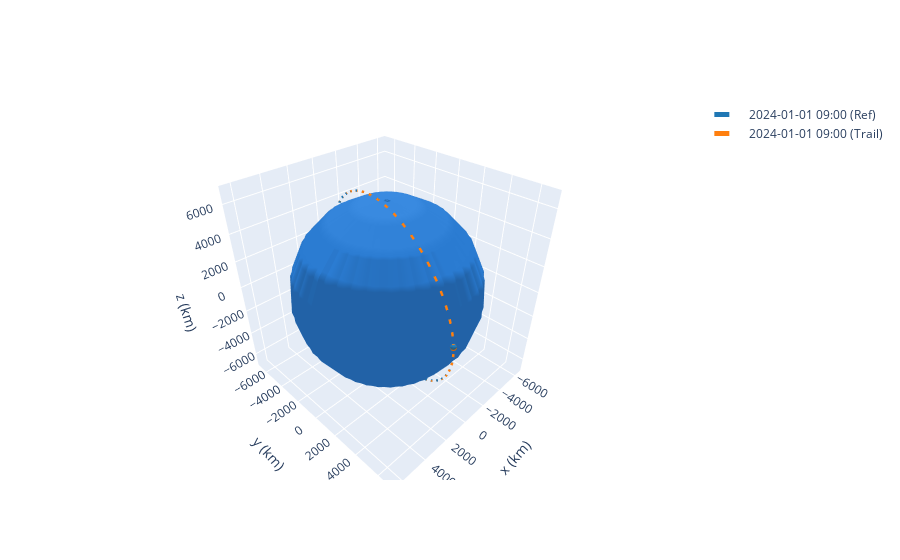

The cell this chart's notebook holds for it:
### Code cell
frame_in = OrbitPlotter3D()
frame_in.plot(reference_orbit_0, label = 'Ref')
frame_in.plot(trailing_orbit_0, label = 'Trail')

### Figure 1 — Plotly figure (JSON) as saved in the notebook; plotly's stock layout.template omitted (floating-point values rounded to 4 significant figures; data arrays with more than 128 entries replaced by an {"elided": "..."} marker saying what was removed)
{"data": [{"cauto": false, "cmax": 1, "cmin": 1, "colorscale": [[0, "#2a7bd1"], [1, "#2a7bd1"]], "name": "Earth", "showscale": false, "type": "surface", "x": {"elided": "20x20 float values"}, "y": {"elided": "20x20 float values"}, "z": {"elided": "20x20 float values"}}, {"line": {"color": "rgb(31, 119, 180)", "dash": "dash", "width": 5}, "mode": "lines", "name": "2024-01-01 09:00 (Ref)", "type": "scatter3d", "x": {"elided": "150 float values"}, "y": {"elided": "150 float values"}, "z": {"elided": "150 float values"}}, {"cauto": false, "cmax": 1, "cmin": 1, "colorscale": [[0, "rgb(31, 119, 180)"], [1, "rgb(31, 119, 180)"]], "name": "2024-01-01 09:00 (Ref)", "showscale": false, "type": "surface", "x": {"elided": "20x20 float values"}, "y": {"elided": "20x20 float values"}, "z": {"elided": "20x20 float values"}}, {"cauto": false, "cmax": 1, "cmin": 1, "colorscale": [[0, "#2a7bd1"], [1, "#2a7bd1"]], "name": "Earth", "showscale": false, "type": "surface", "x": {"elided": "20x20 float values"}, "y": {"elided": "20x20 float values"}, "z": {"elided": "20x20 float values"}}, {"cauto": false, "cmax": 1, "cmin": 1, "colorscale": [[0, "#2a7bd1"], [1, "#2a7bd1"]], "name": "Earth", "showscale": false, "type": "surface", "x": {"elided": "20x20 float values"}, "y": {"elided": "20x20 float values"}, "z": {"elided": "20x20 float values"}}, {"line": {"color": "rgb(255, 127, 14)", "dash": "dash", "width": 5}, "mode": "lines", "name": "2024-01-01 09:00 (Trail)", "type": "scatter3d", "x": {"elided": "150 float values"}, "y": {"elided": "150 float values"}, "z": {"elided": "150 float values"}}, {"cauto": false, "cmax": 1, "cmin": 1, "colorscale": [[0, "rgb(255, 127, 14)"], [1, "rgb(255, 127, 14)"]], "name": "2024-01-01 09:00 (Trail)", "showscale": false, "type": "surface", "x": {"elided": "20x20 float values"}, "y": {"elided": "20x20 float values"}, "z": {"elided": "20x20 float values"}}, {"cauto": false, "cmax": 1, "cmin": 1, "colorscale": [[0, "#2a7bd1"], [1, "#2a7bd1"]], "name": "Earth", "showscale": false, "type": "surface", "x": {"elided": "20x20 float values"}, "y": {"elided": "20x20 float values"}, "z": {"elided": "20x20 float values"}}], "layout": {"autosize": true, "scene": {"aspectmode": "data", "xaxis": {"title": {"text": "x (km)"}}, "yaxis": {"title": {"text": "y (km)"}}, "zaxis": {"title": {"text": "z (km)"}}}}}
